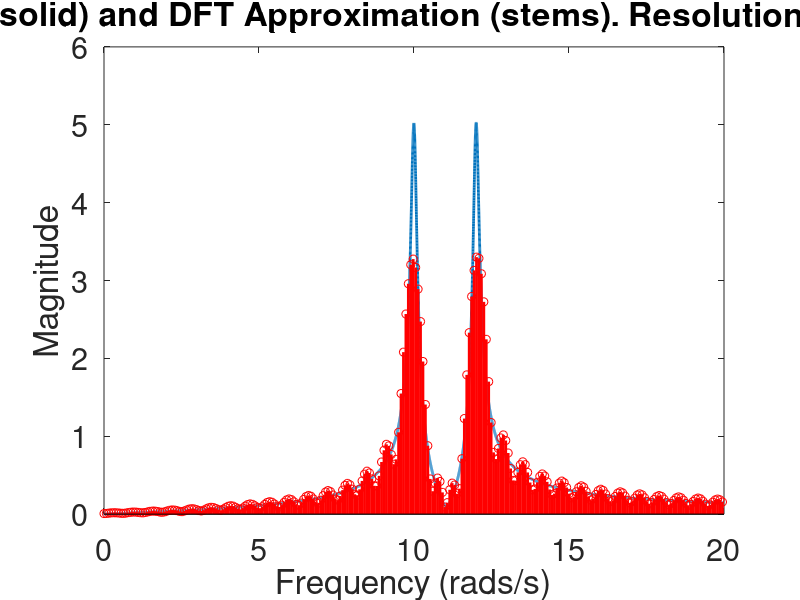
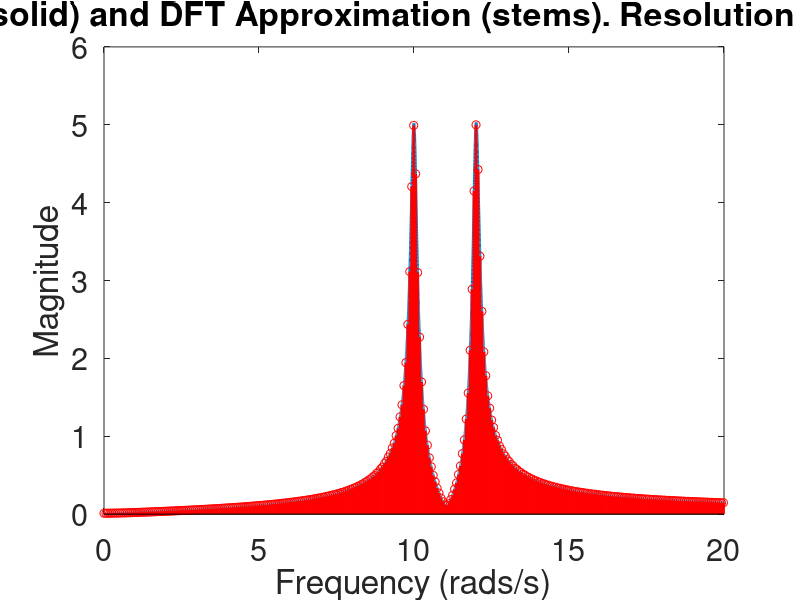
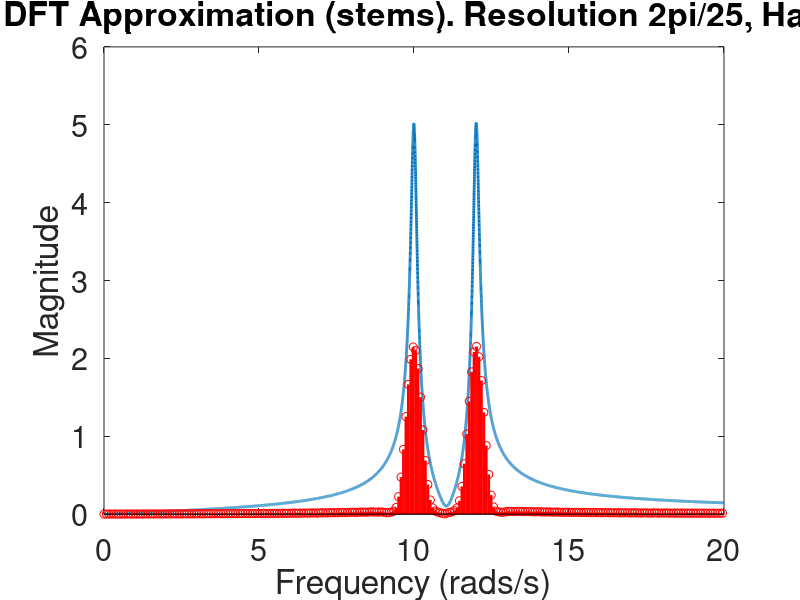
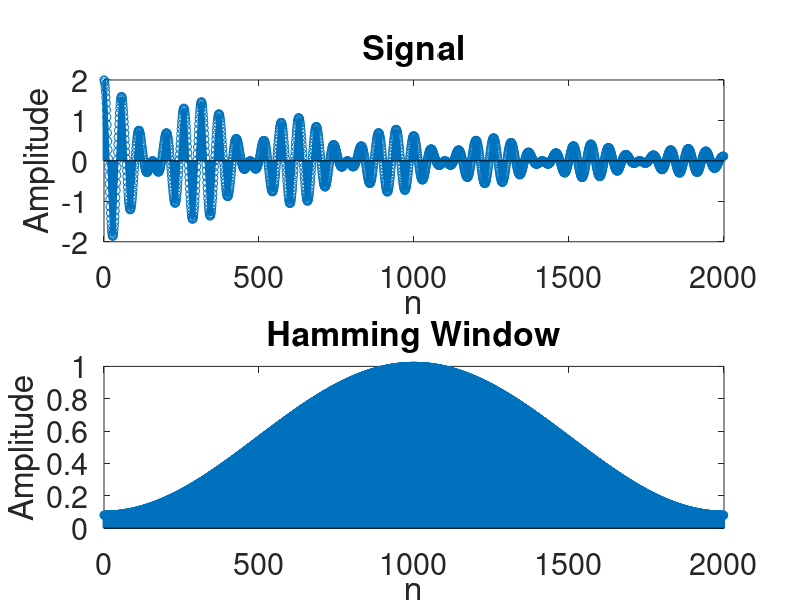

Write MATLAB code to recreate these figures, in order.
%% DFT Approximation to the FT
%
% Copyright 2014 Barry Van Veen
%
% The signal is given by $x(t) = e^{-t/10}\left(\cos(10t) +
% \cos(12t)\right)u(t)$. This signal has a known FT, so we can compare how
% well the DFT approximates it for different parameter choices.
%
% We assume the band of interest is -20 < \omega < 20, and we desire to
% sample the approximation at intervals of at least \pi/40 rads/s.
% Consider two different "resolutions" (a) 2\pi/5 rads/s and (b)
% 2\pi/25 rads/s using a rectangular window.

clear
close all

set(0,'defaultaxesfontsize',22);
set(0,'defaulttextfontsize',22);
linwidth = 2;

%% Choose approximation parameters
%
% x(t) is not strictly bandlimited, and since we are taking samples of an
% analytic expression, we can't lowpass filter to prevent aliasing. The
% spectrum rolls off as $1/\omega$ for \omega >> 12 so we'll assume an
% effective bandwidth of 300 rads/sec and choose a sampling interval of
% T=0.01 sec (sampling frequency of 200\pi rads/s).
% 
% The number of samples determines the resolution of details in the
% spectrum.  The mainlobe width of the rectangular window is 4\pi/N rads
% or 4\pi/(NT) rads/s.  To obtain resolution of 2\pi/5 rads/s we
% require NT > 10 or N > 1000. To obtain resolution of 2\pi/25 we require
% NT > 50 or N > 5000.  
%
% The DFT length M determines the frequency spacing. To obtain \pi/40
% rads/s implies \piT/40 rads, so spacing 2\pi/M = \piT/40 implies
% that M > 8000.

%% True FT
%
% Use FT properties and tables to get exact FT of signal.

om_tru = -20:.001:20;
j = sqrt(-1);

X_tru = (0.1 + j*om_tru)./((0.1+j*om_tru).^2 + 100) + ...
(0.1 + j*om_tru)./((0.1+j*om_tru).^2 + 144);

X_tru = abs(X_tru);

%% Sampled signal
%
% Get samples using analytic expression.  The most needed is 10000.

t = [0:9999]*0.01;

x = exp(-t/10).*(cos(10*t) + cos(12*t));

%% Case 1: Resolution 2\pi/5 rads/sec
%
% Use first 1000 samples of x

x1 = x(1:1000);

X1 = 0.01*abs(fft(x1,8000));  % zero pad to get desired frequency sampling
om1 = [0:7999]*200*pi/8000;

figure(1)
h=plot(om_tru,X_tru);
set(h,'LineWidth',linwidth);
hold on
h=stem(om1,X1,'r');
set(h,'LineWidth',linwidth);
axis([0,20,0,6])
xlabel('Frequency (rads/s)')
ylabel('Magnitude')
title('FT (solid) and DFT Approximation (stems). Resolution 2pi/5')

h = get(0,'CurrentFigure');
set(h,'Position',[160,180,1920,1000])

%% Case 2:  Resolution 2\pi/25 rads/sec
%
% Use first 5000 samples of x. Here we'll sample more densely in frequency,
% at \pi/50 rads/s or M=10000.

x2 = x(1:5000);

X2 = 0.01*abs(fft(x2,10000));  % zero pad to get desired frequency sampling
om1 = [0:9999]*200*pi/10000;

figure(2)
h=plot(om_tru,X_tru);
set(h,'LineWidth',linwidth);
hold on
h=stem(om1,X2,'r');
set(h,'LineWidth',linwidth);
axis([0,20,0,6])
xlabel('Frequency (rads/s)')
ylabel('Magnitude')
title('FT (solid) and DFT Approximation (stems). Resolution 2pi/25')

h = get(0,'CurrentFigure');
set(h,'Position',[160,180,1920,1000])

%% Case 3:  Resolution 2\pi/5 rads/sec, Hamming Window
%
% Hamming window has twice the mainlobe width, so we'll use 2000 samples
% of x. Here we'll sample more densely in frequency, at \pi/50 rads/s or
% M=10000.

x3 = x(1:2000);

X3 = 0.01*abs(fft(x3.*hamming(2000)',8000));  
om1 = [0:7999]*200*pi/8000;

figure(3)
h=plot(om_tru,X_tru);
set(h,'LineWidth',linwidth);
hold on
h=stem(om1,X3,'r');
set(h,'LineWidth',linwidth);
axis([0,20,0,6])
xlabel('Frequency (rads/s)')
ylabel('Magnitude')
title('FT (solid) and DFT Approximation (stems). Resolution 2pi/25, Hamming Window')

h = get(0,'CurrentFigure');
set(h,'Position',[160,180,1920,1000])

figure(4)
subplot(211)
h = stem([0:1999],x3);
set(h,'LineWidth',linwidth);
title('Signal')
xlabel('n')
ylabel('Amplitude')
subplot(212)
h=stem([0:1999],hamming(2000));
set(h,'LineWidth',linwidth);
title('Hamming Window')
xlabel('n')
ylabel('Amplitude')

h = get(0,'CurrentFigure');
set(h,'Position',[160,180,1920,1000])
